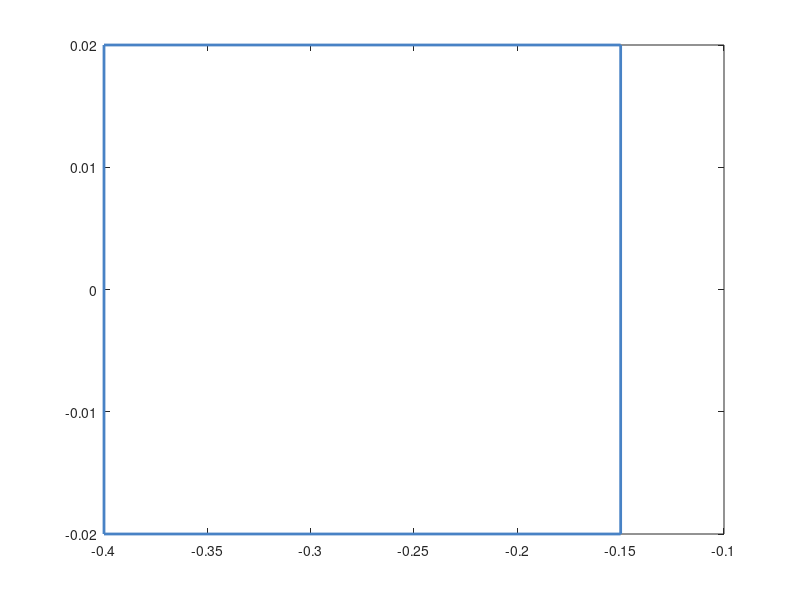

Here is the MATLAB script that generated this plot: (Note: this script raises an error after producing the figure.)
plot( [-0.4, -0.15, -0.15, -0.4, -0.4], [-0.02,-0.02,0.02,0.02,-0.02], 'color' , [72/255 130/255 197/255], 'LineWidth', 2.0);
hold on;
clear;
Ts = 0.5;  % Sample Time
N = 3;
Duration = 7.5; % Simulation horizon

global simulation_result;
global disturb_range;

disturb_range = 0.1; % Disturbance range

formatSpec = '%f %f %f\n';

fileID = fopen('nn_5_tanh.txt','w');


radius = 0.05;

for m=1:100

    
x0 = 0.35 + radius*rand(1);
y0 = 0.45 + radius*rand(1);
z0 = 0.25 + radius*rand(1);

x = [x0;y0;z0;];

simulation_result = x;

options = optimoptions('fmincon','Algorithm','sqp','Display','none');
uopt = zeros(N,1);

u_max = 0;

% Apply the control input constraints
LB = -3*ones(N,1);
UB = 3*ones(N,1);

x_now  = zeros(3,1);
x_next = zeros(3,1);
z = zeros(4,1);


% Start simulation
for ct = 1:(Duration/Ts)
    uopt(1) = NN_output_tanh(x, 0, 11, 'nn_5_tanh');
    
    x = system_eq_dis(x, Ts, uopt(1));
    
end
plot(simulation_result(1,:),simulation_result(2,:), 'color', [223/255, 67/255, 69/255]);
% title('Benchmark 7 (tanh)', 'FontSize', 14)
% xlabel('x1', 'FontSize', 14);
% ylabel('x2', 'FontSize', 14);
set(gca,'FontSize',16)
hold on;

fprintf(fileID, formatSpec, simulation_result(1:3,:));

end
fclose(fileID);

% fig = gcf;
% fig.PaperPositionMode = 'auto';
% fig_pos = fig.PaperPosition;
% fig.PaperSize = [fig_pos(3) fig_pos(4)];
% print(fig,'../Benchmarks/benchmark7_tanh','-dpdf')
% export_fig ../Benchmarks/benchmark7_tanh.pdf